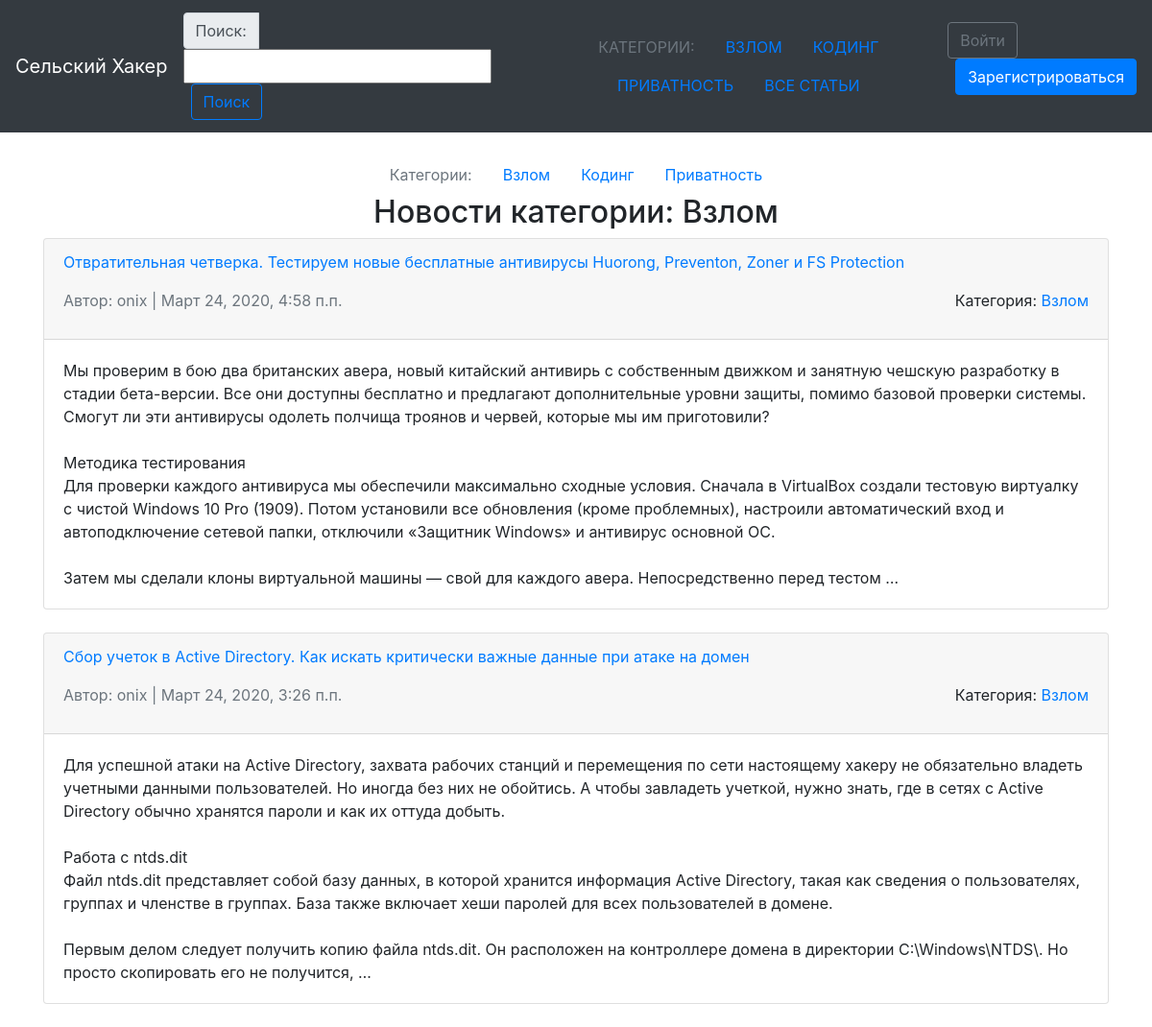
The page /articles/category/1/ on the database as committed earlier.
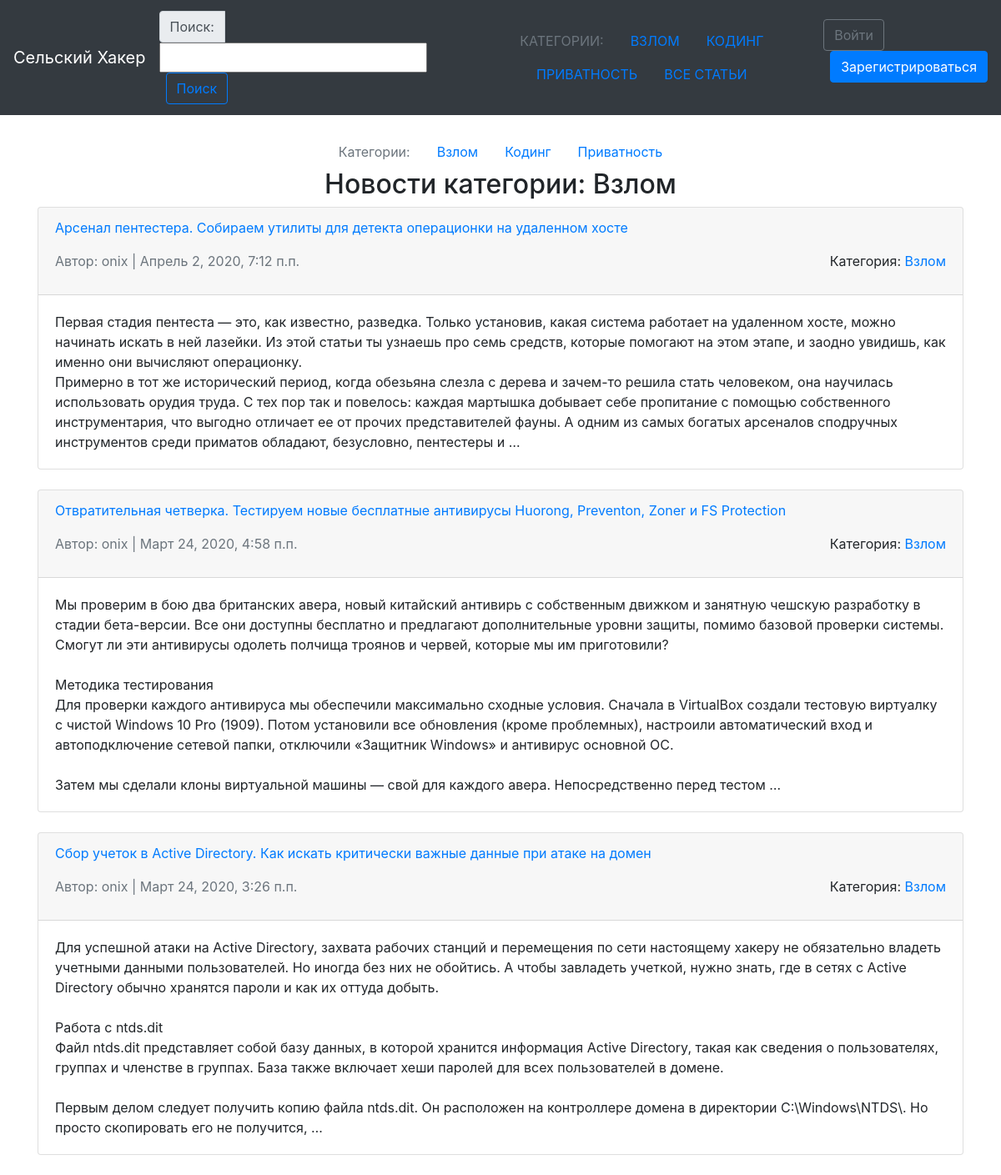
The same page on the database as committed later.
### articles/models.py (models this page shows, shortened)
class Category(models.Model):
	name = models.CharField(max_length=30, db_index=True, verbose_name='Название')
	class Meta:
		verbose_name = 'Категория'
		verbose_name_plural = 'Категории'

class Article(models.Model):
	title = models.CharField(max_length=250, verbose_name='Заголовок')
	body = models.TextField(verbose_name='Текст статьи')
	date = models.DateTimeField(auto_now_add=True)
	category = models.ForeignKey('Category', null=True, on_delete=models.PROTECT, verbose_name='Категория')
	author = models.ForeignKey(get_user_model(), on_delete=models.CASCADE, verbose_name='Автор')
	class Meta:
		ordering = ['-date']
		verbose_name = 'Статья'
		verbose_name_plural = 'Статьи'
	def get_body_short(self):
		return self.body if len(self.body)<100 else self.body[:100]+'...'
	get_body_short.short_description="Текст статьи"

### users/models.py (models this page shows)
class CustomUser(AbstractUser):
	age = models.PositiveIntegerField(null=True, blank=True)

### articles/views.py (the view)
# urls.py: path('category/<int:cat_id>/', CategoryDetailView.as_view(), name='category_detail'),
class CategoryDetailView(DetailView):
	model = Category
	template_name = 'category_detail.html'
	context_object_name = 'category'
	pk_url_kwarg = 'cat_id'
	def get_queryset(self, *args, **wkargs):
		return Category.objects.prefetch_related('article_set')

### articles/context_processors.py (called while the page is built)
def categories_and_search(request):
    return {'categories': Category.objects.only('name'),
            'search_form': SearchForm}

### articles/templatetags/filtersandtags.py (called while the page is built)
@register.inclusion_tag('tags/categories_list.html')
def categories_list(categories):
	return {'categories': categories}

### templates/category_detail.html (shortened to what this page needs)
{% extends 'base.html' %}
{% block content %}
	<ul class="nav justify-content-center">
		<li class="nav-item">
			<a class="nav-link disabled" href="#" tabindex="-1" aria-disabled="true">Категории:</a>
		</li>
		{% for category in categories %}
		<li class="nav-item">
			<a class="nav-link active" href="{% url 'category_detail' category.pk %}">{{ category.name }}</a>
		</li>
		{% endfor %}
	</ul>
	<center><h2>Новости категории: {{ category.name }}</h2></center>
	{% for article in category.article_set.all %}
	<div class="card">
		<div class="card-header">
			<p><span class="font-weight"><a href="{% url 'article_detail' article.pk %}">{{ article.title|truncatewords:20 }}</a></span></p>
			<p><span class="text-muted">Автор: {{ article.author }} | {{ article.date }}</span>
			<span class="float-right">Категория: <a href="{% url 'category_detail' article.category.pk %}">{{ article.category.name }}</a>
		</div>
		<div class="card-body">
			{{ article.body|linebreaksbr|truncatewords:100 }}
		</div>
	</div>
	<br>
	{% endfor %}
{% endblock content %}

### templates/tags/categories_list.html
<ul class="nav justify-content-center">
	<li class="nav-item">
		<a class="nav-link disabled text-uppercase" href="#" tabindex="-1" aria-disabled="true">Категории:</a>
	</li>
	{% for category in categories %}
	<li class="nav-item text-uppercase">
		<a class="nav-link active" href="{% url 'category_detail' category.pk %}">{{ category.name }}</a>
	</li>
	{% endfor %}
	<li class="nav-item text-uppercase">
		<a class="nav-link active" href="{% url 'article_list' %}">Все Статьи</a>
	</li>
</ul>

Rows that differ between the two databases and show on the page:
added Article: title "Арсенал пентестера. Собираем утилиты для детекта операционки на удаленном хосте", author "onix", date "Апрель 2, 2020, 7:12 п.п.", category.name "Взлом", body "Первая стадия пентеста — это, как известно, разведка. Только установив, какая система работает на удаленном хосте, можно начинать искать в ней лазейки. Из этой статьи ты узнаешь про семь средств, которые помогают на этом этапе, и заодно увидишь, как именно они вычисляют операционку. Примерно в тот же исторический период, когда обезьяна слезла с дерева и зачем-то решила стать человеком, она научилась использовать орудия труда. С тех пор так и повелось: каждая мартышка добывает себе пропитание с помощью собственного инструментария, что выгодно отличает ее от прочих представителей фауны. А одним из самых богатых арсеналов сподручных инструментов среди приматов обладают, безусловно, пентестеры…"
